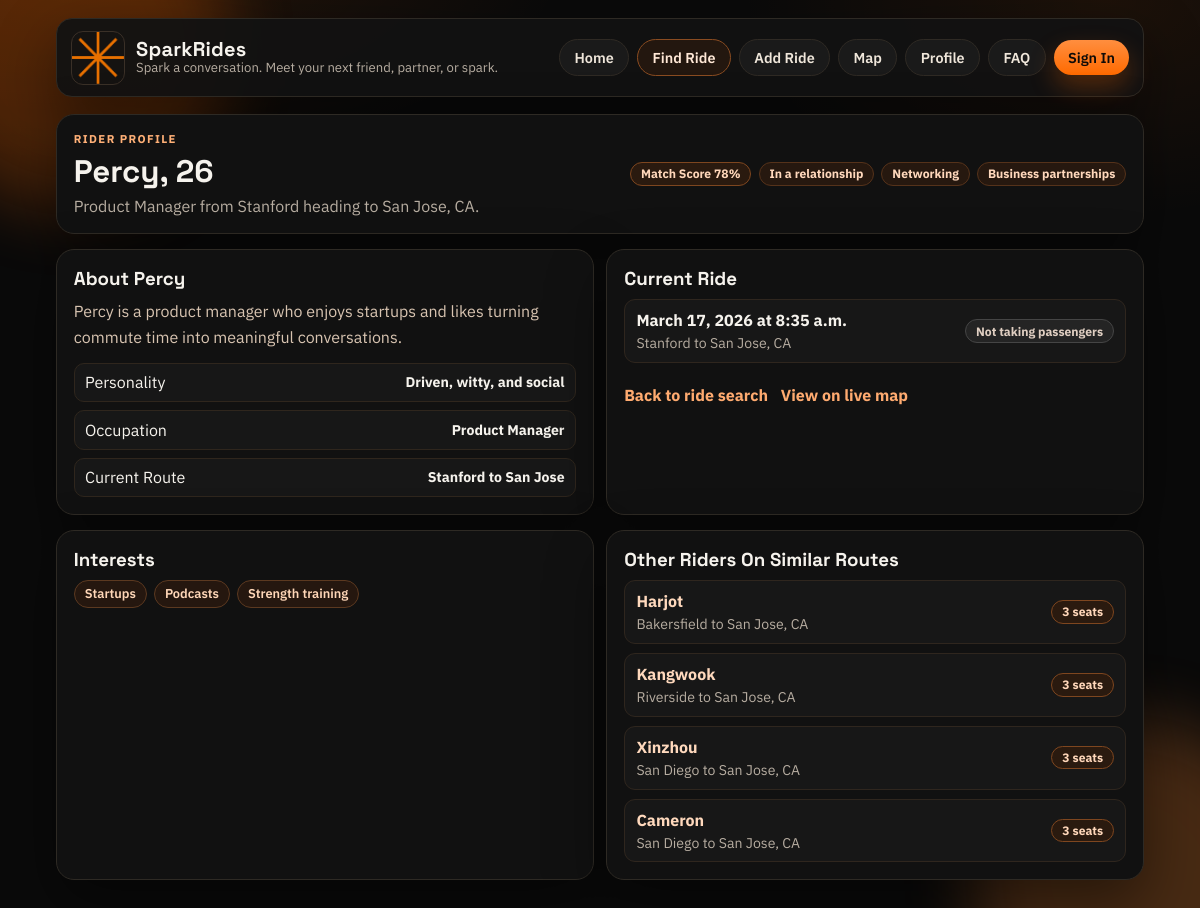
The page /riders/2/ on the database as committed earlier.
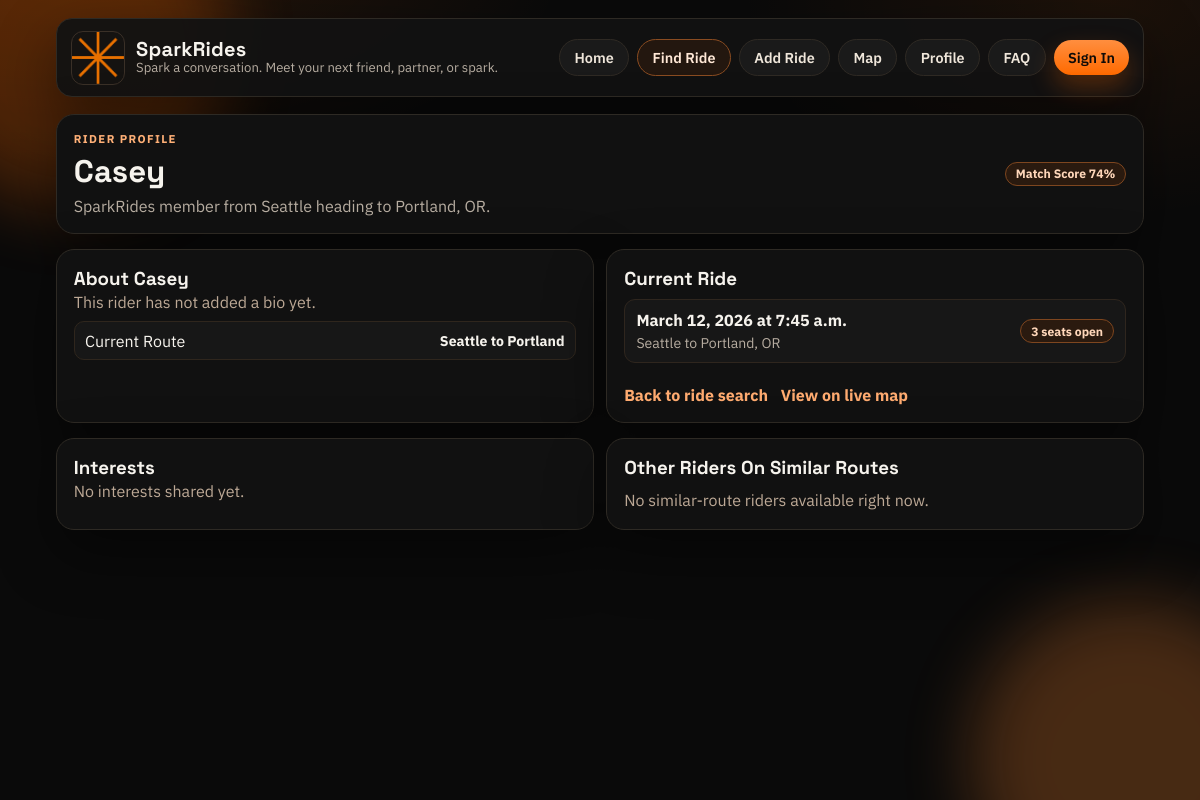
The same page on the database as committed later.
### rides/models.py (models this page shows, shortened)
class Person(models.Model):
  first_name = models.CharField(max_length=64)
  origination = models.CharField(max_length=64)
  destination_city = models.CharField(max_length=64)
  destination_state = models.CharField(max_length=2)
  date = models.DateField()
  time = models.TimeField()
  taking_passengers = models.BooleanField(default=False)
  seats_available = models.IntegerField(default=0)
  age = models.PositiveSmallIntegerField(null=True, blank=True)
  relationship_status = models.CharField(max_length=40, blank=True, default="")
  occupation = models.CharField(max_length=120, blank=True, default="")
  interests = models.CharField(max_length=280, blank=True, default="")
  personality_style = models.CharField(max_length=120, blank=True, default="")
  looking_for = models.CharField(max_length=180, blank=True, default="")
  bio = models.TextField(blank=True, default="")

### rides/views.py (the view)
# urls.py: path("riders/<int:person_id>/", views.rider_profile, name="rider_profile"),
def rider_profile(request, person_id):
  rider = get_object_or_404(Person, pk=person_id)
  rider_interests = _split_csv(rider.interests)
  rider_intents = _split_csv(rider.looking_for)
  similar_riders = (
    Person.objects.filter(
      destination_city=rider.destination_city,
      destination_state=rider.destination_state,
      taking_passengers=True,
      seats_available__gt=0,
    )
    .exclude(pk=rider.pk)
    .order_by("date", "time")[:4]
  )
  return render(
    request,
    "rider_profile.html",
    {
      "nav_page": "search",
      "rider": rider,
      "rider_interests": rider_interests,
      "rider_intents": rider_intents,
      "compatibility_score": _compatibility_score(rider),
      "similar_riders": similar_riders,
    },
  )

### rides/views.py (called while the page is built)
def _split_csv(value):
  return [item.strip() for item in (value or "").split(",") if item.strip()]

def _compatibility_score(person):
  profile_bonus = min(12, len(_split_csv(person.interests)) * 2)
  intent_bonus = 4 if person.looking_for else 0
  seats_bonus = min(8, person.seats_available * 2)
  score = min(98, 68 + profile_bonus + intent_bonus + seats_bonus)
  return f"{score}%"

### rides/templates/rider_profile.html
{% extends "base.html" %}
{% block content %}
<section class="profile-hero">
  <div>
    <p class="eyebrow">Rider Profile</p>
    <h1 class="panel-title">{{ rider.first_name }}{% if rider.age %}, {{ rider.age }}{% endif %}</h1>
    <p class="panel-subtitle">
      {% if rider.occupation %}{{ rider.occupation }}{% else %}SparkRides member{% endif %}
      from {{ rider.origination }} heading to {{ rider.destination_city }}, {{ rider.destination_state }}.
    </p>
  </div>
  <div class="profile-badges">
    <span class="pill pill-yes">Match Score {{ compatibility_score }}</span>
    {% if rider.relationship_status %}
    <span class="pill">{{ rider.relationship_status }}</span>
    {% endif %}
    {% for intent in rider_intents %}
    <span class="pill">{{ intent }}</span>
    {% endfor %}
  </div>
</section>
<section class="split-panel">
  <article class="split-card">
    <h3>About {{ rider.first_name }}</h3>
    {% if rider.bio %}
    <p class="text-block">{{ rider.bio }}</p>
    {% else %}
    <p class="empty-state">This rider has not added a bio yet.</p>
    {% endif %}
    <div class="destination-list">
      {% if rider.personality_style %}
      <div class="destination-row">
        <span>Personality</span>
        <strong>{{ rider.personality_style }}</strong>
      </div>
      {% endif %}
      {% if rider.occupation %}
      <div class="destination-row">
        <span>Occupation</span>
        <strong>{{ rider.occupation }}</strong>
      </div>
      {% endif %}
      <div class="destination-row">
        <span>Current Route</span>
        <strong>{{ rider.origination }} to {{ rider.destination_city }}</strong>
      </div>
    </div>
  </article>
  <article class="split-card">
    <h3>Current Ride</h3>
    <div class="mini-list">
      <div class="mini-item">
        <div>
          <strong>{{ rider.date }} at {{ rider.time }}</strong>
          <p>{{ rider.origination }} to {{ rider.destination_city }}, {{ rider.destination_state }}</p>
        </div>
        {% if rider.taking_passengers %}
        <span class="pill pill-yes">{{ rider.seats_available }} seats open</span>
        {% else %}
        <span class="pill pill-no">Not taking passengers</span>
        {% endif %}
      </div>
    </div>
    <div class="profile-actions">
      <a class="inline-link" href="{% url 'rides:index' %}">Back to ride search</a>
      <a class="inline-link" href="{% url 'rides:map' %}">View on live map</a>
    </div>
  </article>
</section>
<section class="split-panel">
  <article class="split-card">
    <h3>Interests</h3>
    {% if rider_interests %}
    <div class="chip-list">
      {% for interest in rider_interests %}
      <span class="chip">{{ interest }}</span>
      {% endfor %}
    </div>
    {% else %}
    <p class="empty-state">No interests shared yet.</p>
    {% endif %}
  </article>
  <article class="split-card">
    <h3>Other Riders On Similar Routes</h3>
    <div class="mini-list">
      {% for person in similar_riders %}
      <div class="mini-item">
        <div>
          <a class="rider-link" href="{% url 'rides:rider_profile' person.id %}"><strong>{{ person.first_name }}</strong></a>
          <p>{{ person.origination }} to {{ person.destination_city }}, {{ person.destination_state }}</p>
        </div>
        <span class="pill pill-yes">{{ person.seats_available }} seats</span>
      </div>
      {% empty %}
      <p class="empty-state">No similar-route riders available right now.</p>
      {% endfor %}
    </div>
  </article>
</section>
{% endblock %}

### templates/base.html (shortened to what this page needs)
{% load static %}
<!doctype html>
<html lang="en">
  <head>
    <link rel="stylesheet" href="{% static 'main.css' %}">
    <link rel="stylesheet" href="{% static 'site.css' %}">
  </head>
  <body>
    <div class="bg-glow glow-left" aria-hidden="true"></div>
    <div class="bg-glow glow-right" aria-hidden="true"></div>
    <div class="spark-layer" aria-hidden="true">
    </div>
    <div class="page-shell">
      <header class="site-header">
        <a class="brand" href="{% url 'rides:home' %}">
          <img class="site-logo" src="{% static 'sparkrides_spark.png' %}" alt="SparkRides logo">
          <div class="brand-copy">
            <span class="brand-name">SparkRides</span>
            <span class="brand-tag">Spark a conversation. Meet your next friend, partner, or spark.</span>
          </div>
        </a>
        <nav class="header-actions" aria-label="Primary">
          <a class="ghost-link {% if nav_page == 'home' %}is-active{% endif %}" href="{% url 'rides:home' %}">Home</a>
          <a class="ghost-link {% if nav_page == 'search' %}is-active{% endif %}" href="{% url 'rides:index' %}">Find Ride</a>
          <a class="ghost-link {% if nav_page == 'add_ride' %}is-active{% endif %}" href="{% url 'rides:add_ride' %}">Add Ride</a>
          <a class="ghost-link {% if nav_page == 'map' %}is-active{% endif %}" href="{% url 'rides:map' %}">Map</a>
          <a class="ghost-link {% if nav_page == 'profile' %}is-active{% endif %}" href="{% url 'rides:profile' %}">Profile</a>
          <a class="ghost-link {% if nav_page == 'faq' %}is-active{% endif %}" href="{% url 'rides:faq' %}">FAQ</a>
          <a class="primary-link {% if nav_page == 'signin' %}is-active{% endif %}" href="{% url 'rides:sign_in' %}">Sign In</a>
        </nav>
      </header>
      <main>
        {% block content %}
        {% endblock %}
      </main>
    </div>
  </body>
</html>

Rows that differ between the two databases and show on the page:
removed Person: first_name "Harjot", origination "Bakersfield", destination_city "San Jose", destination_state "CA", seats_available "3"
removed Person: first_name "Kangwook", origination "Riverside", destination_city "San Jose", destination_state "CA", seats_available "3"
removed Person: first_name "Xinzhou", origination "San Diego", destination_city "San Jose", destination_state "CA", seats_available "3"
no longer on this page (row edited): Person: first_name "Cameron", origination "San Diego", destination_city "San Jose", destination_state "CA", seats_available "3"
changed Person: first_name "Percy" → "Casey"; origination "Stanford" → "Seattle"; destination_city "San Jose" → "Portland"; destination_state "CA" → "OR"; date "March 17, 2026" → "March 12, 2026"; time "8:35 a.m." → "7:45 a.m."; taking_passengers False → True (drawn); seats_available (not shown) → "3"; age "26" → (not shown); occupation "Product Manager" → (not shown); relationship_status "In a relationship" → (not shown); bio "Percy is a product manager who enjoys startups and likes turning commute time into meaningful conversations." → (not shown); personality_style "Driven, witty, and social" → (not shown)
Other text that changed with them:
{{ compatibility_score }}: "78%" → "74%"
text no longer shown: ", Personality Occupation Not taking passengers"
text now shown: "SparkRides member This rider has not added a bio yet. seats open No interests shared yet. No similar-route riders available right now."
list line gone: "Networking"
list line gone: "Business partnerships"
list line gone: "Startups"
list line gone: "Podcasts"
list line gone: "Strength training"
